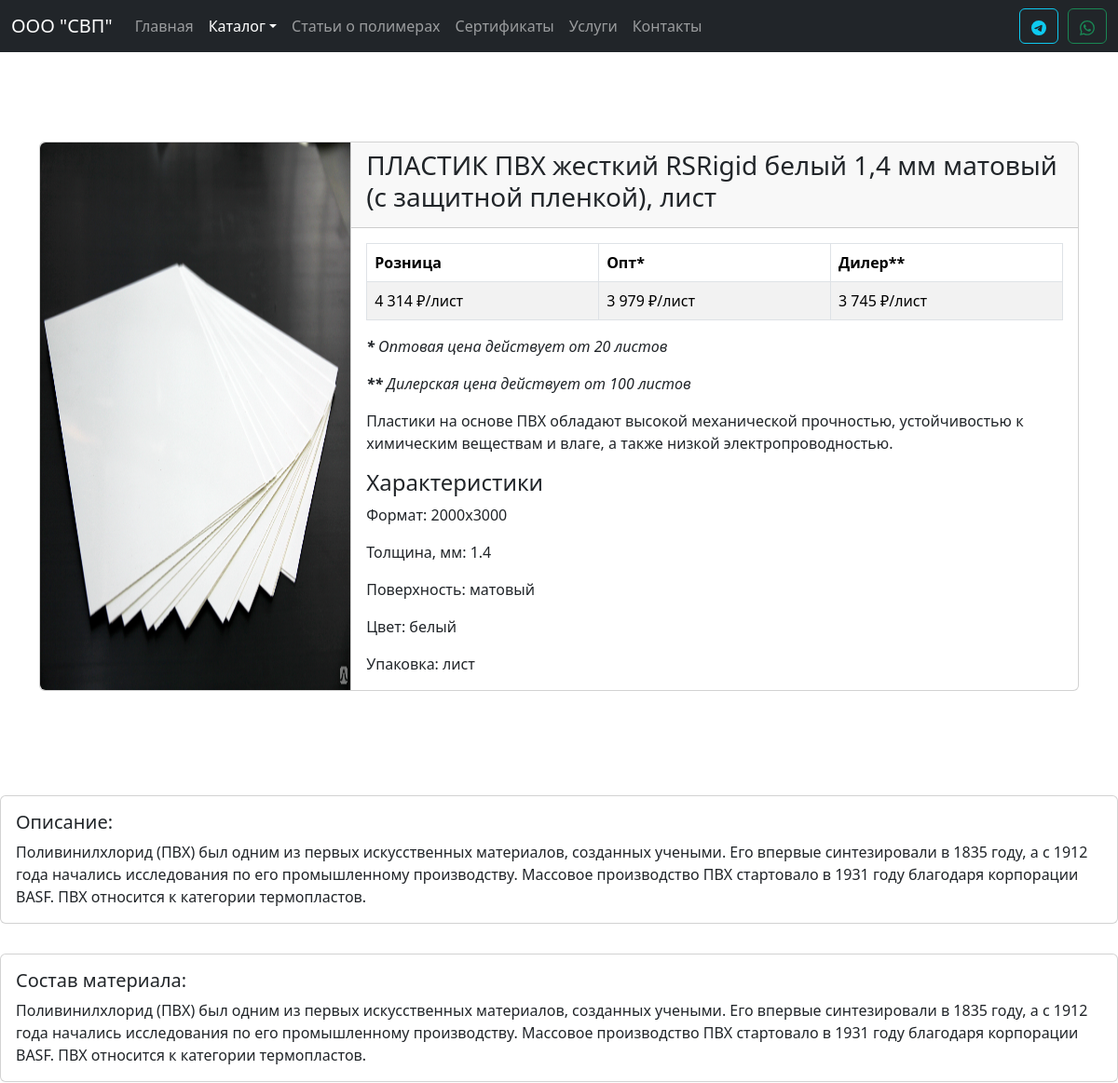
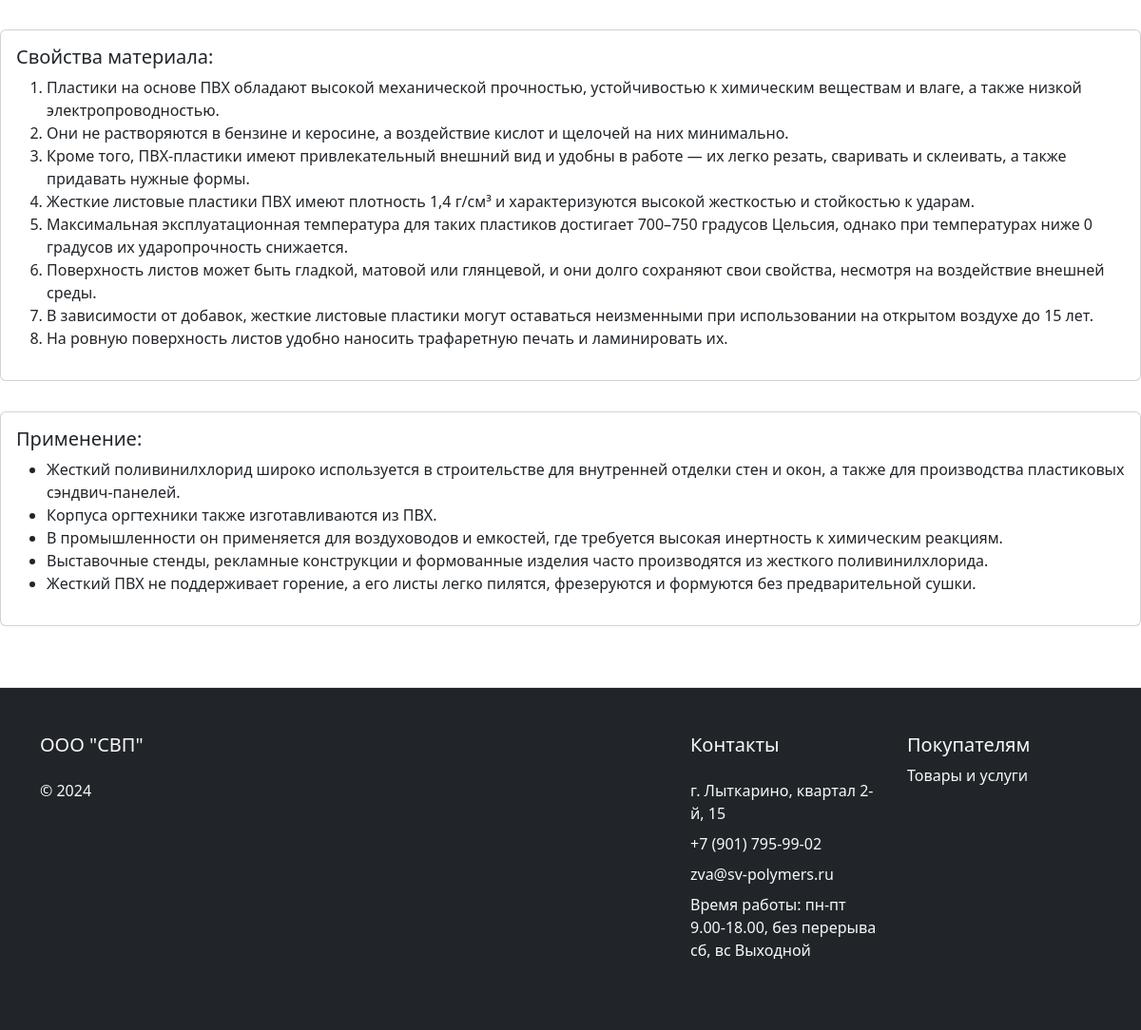
Page /catalog/pvc_plastic/product?id=9 on the committed database (2 pictures, top to bottom).
### tables this page shows
CREATE TABLE `products_pvc_plastic` (
  `id` int(11) NOT NULL COMMENT 'Идентификатор',
  `name` varchar(100) NOT NULL COMMENT 'Наименование',
  `category` int(2) NOT NULL COMMENT 'Категория',
  `subcategory` int(2) NOT NULL COMMENT 'Подкатегория',
  `image` varchar(100) NOT NULL COMMENT 'Изображение',
  `price` int(10) NOT NULL COMMENT 'Цена',
  `opt_price` int(10) NOT NULL COMMENT 'Оптовая цена',
  `diler_price` float NOT NULL COMMENT 'Дилерская цена',
  `pack` varchar(100) NOT NULL COMMENT 'Упаковка',
  `description` varchar(1000) NOT NULL COMMENT 'Описание',
  `color` varchar(100) NOT NULL COMMENT 'Цвет',
  `surface` varchar(100) NOT NULL COMMENT 'Поверхность',
  `thickness` float NOT NULL COMMENT 'Толщина',
  `length` int(5) NOT NULL COMMENT 'Длина',
  `width` int(5) NOT NULL COMMENT 'Ширина',
  `manufacturer` varchar(50) NOT NULL COMMENT 'Производитель',
  `description_full` varchar(3000) NOT NULL COMMENT 'Полное описание',
  `compound` varchar(3000) NOT NULL COMMENT 'Состав',
  `properties` varchar(3000) NOT NULL COMMENT 'Свойства',
  `applying` varchar(3000) NOT NULL COMMENT 'Применение'
);

### catalog/pvc_plastic/product.php (the view, shortened to what this page needs)
<?
include_once $_SERVER['DOCUMENT_ROOT'] . "/modules/header.php";
require($_SERVER['DOCUMENT_ROOT'] . '/database/db.php');
$id = $_GET['id'];
if ($id) {
  $sql = "SELECT * FROM products_pvc_plastic WHERE id = $id";
} else {
}
$result = $conn->query($sql);
if ($result->num_rows != 0) {
  $product = $result->fetch_assoc();
}
?>
<div class="container my-5">
  <div class="card my-5">
    <div class="row g-0">
      <div class="" style="max-width: 30%; border-right: 1px solid var(--bs-border-color-translucent);">
        <img src="<?= '/assets/images/catalog/' . $product['image'] ?>" class="img-fluid rounded-start" style="width: 100%; height: 100%" alt="<?= $product['name'] ?>">
      </div>
      <div class="" style="flex: 1;">
        <div class="card-header">
          <h3><?= $product['name'] . ', ' . $product['pack'] ?></h3>
        </div>
        <div class="card-body">
          <div class="card-text">
            <table class="table table-striped table-bordered">
              <thead>
                <tr>
                  <th scope="col">Розница</th>
                  <th scope="col">Опт*</th>
                  <th scope="col">Дилер**</th>
                </tr>
              </thead>
              <tbody>
                <tr>
                  <td><?= number_format($product['price'], 0, '.', ' ') . ' ₽/лист' ?></td>
                  <td><?= number_format($product['opt_price'], 0, '.', ' ') . ' ₽/лист' ?></td>
                  <td><?= number_format($product['diler_price'], 0, '.', ' ') . ' ₽/лист' ?></td>
                </tr>
              </tbody>
            </table>
          </div>
          <p><em><strong>*</strong> Оптовая цена действует от 20 листов</em></p>
          <p><em><strong>**</strong> Дилерская цена действует от 100 листов</em></p>
          <p class="card-text"><?= $product['description'] ?></p>
          <h4>Характеристики</h4>
          <p class="card-text"><?= 'Формат: ' . $product['length'] . 'x' . $product['width'] ?></p>
          <p class="card-text"><?= 'Толщина, мм: ' . $product['thickness'] ?></p>
          <p class="card-text"><?= 'Поверхность: ' . $product['surface'] ?></p>
          <p class="card-text"><?= 'Цвет: ' . $product['color'] ?></p>
          <p class="card-text"><?= 'Упаковка: ' . $product['pack'] ?></p>
        </div>
      </div>
    </div>
  </div>
</div>
<div class="card my-3">
  <div class="row g-0">
    <div class="card-body">
      <h5>Описание:</h5>
      <p class="card-text">Поливинилхлорид (ПВХ) был одним из первых искусственных материалов, созданных учеными. Его впервые синтезировали в 1835 году, а с 1912 года начались исследования по его промышленному производству. Массовое производство ПВХ стартовало в 1931 году благодаря корпорации BASF.
        ПВХ относится к категории термопластов.</p>
    </div>
  </div>
</div>
<div class="card my-3">
  <div class="row g-0">
    <div class="card-body">
      <h5>Состав материала:</h5>
      <p class="card-text">Поливинилхлорид (ПВХ) был одним из первых искусственных материалов, созданных учеными. Его впервые синтезировали в 1835 году, а с 1912 года начались исследования по его промышленному производству. Массовое производство ПВХ стартовало в 1931 году благодаря корпорации BASF.
        ПВХ относится к категории термопластов.</p>
    </div>
  </div>
</div>
<div class="card my-3">
  <div class="row g-0">
    <div class="card-body">
      <h5>Свойства материала:</h5>
      <ol>
        <li class="card-text">Пластики на основе ПВХ обладают высокой механической прочностью, устойчивостью к химическим веществам и влаге, а также низкой электропроводностью.</li>
        <li class="card-text">Они не растворяются в бензине и керосине, а воздействие кислот и щелочей на них минимально.</li>
        <li class="card-text">Кроме того, ПВХ-пластики имеют привлекательный внешний вид и удобны в работе — их легко резать, сваривать и склеивать, а также придавать нужные формы.</li>
        <li class="card-text">Жесткие листовые пластики ПВХ имеют плотность 1,4 г/см³ и характеризуются высокой жесткостью и стойкостью к ударам.</li>
        <li class="card-text">Максимальная эксплуатационная температура для таких пластиков достигает 700–750 градусов Цельсия, однако при температурах ниже 0 градусов их ударопрочность снижается.</li>
        <li class="card-text">Поверхность листов может быть гладкой, матовой или глянцевой, и они долго сохраняют свои свойства, несмотря на воздействие внешней среды.</li>
        <li class="card-text">В зависимости от добавок, жесткие листовые пластики могут оставаться неизменными при использовании на открытом воздухе до 15 лет.</li>
        <li class="card-text">На ровную поверхность листов удобно наносить трафаретную печать и ламинировать их.</li>
      </ol>
    </div>
  </div>
</div>
<div class="card my-3">
  <div class="row g-0">
    <div class="card-body">
      <h5>Применение:</h5>
      <ul>
        <li class="card-text">Жесткий поливинилхлорид широко используется в строительстве для внутренней отделки стен и окон, а также для производства пластиковых сэндвич-панелей.</li>
        <li class="card-text">Корпуса оргтехники также изготавливаются из ПВХ.</li>
        <li class="card-text">В промышленности он применяется для воздуховодов и емкостей, где требуется высокая инертность к химическим реакциям.</li>
        <li class="card-text">Выставочные стенды, рекламные конструкции и формованные изделия часто производятся из жесткого поливинилхлорида.</li>
        <li class="card-text">Жесткий ПВХ не поддерживает горение, а его листы легко пилятся, фрезеруются и формуются без предварительной сушки.</li>
      </ul>
    </div>
  </div>
</div>
<? include_once $_SERVER['DOCUMENT_ROOT'] . "/modules/footer.php"; ?>

### assets/style.css (style rules this page uses)
body { min-height: 100vh; display: flex; flex-direction: column; }

### rows in the picture
products_pvc_plastic: image (picture), name "ПЛАСТИК ПВХ жесткий RSRigid белый 1,4 мм матовый (с защитной пленкой)", pack "лист", price "4 314", opt_price "3 979", diler_price "3 745", description "Пластики на основе ПВХ обладают высокой механической прочностью, устойчивостью к химическим веществам и влаге, а также низкой электропроводностью.", length "2000", width "3000", thickness "1.4", surface "матовый", color "белый"
